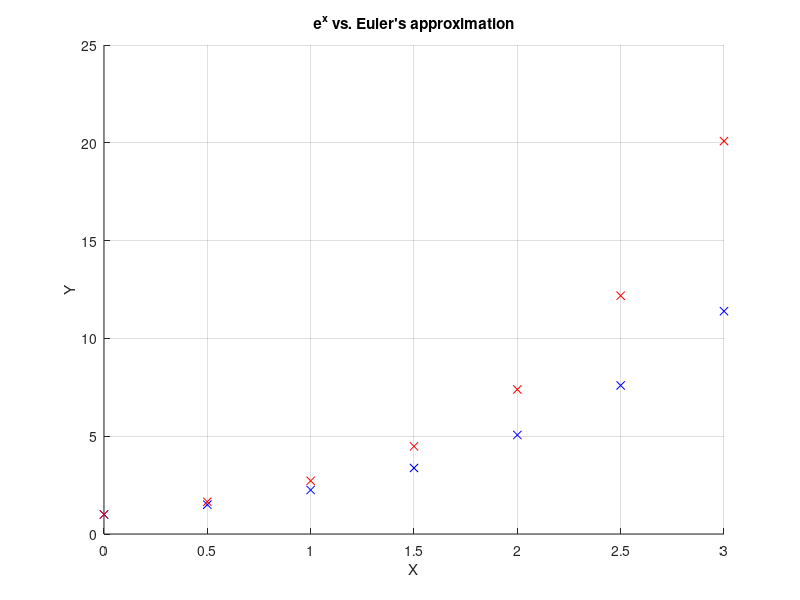

MATLAB code for this plot:
% Euler's Method
% A quick demonstration of Euler's method to solve differntial equations
% based on https://www.khanacademy.org/math/ap-calculus-bc/bc-differential-equations-new/bc-7-5/v/eulers-method

clear all
close all


%differential to be solved
dydx = @(y) y; 
%known analytical solution
ysol = @(x) exp(x);

%IV's and structures
x0 = 0; %IV
delx = 0.5; %step-size
xf = 3;

X = x0:delx:xf; %series of X values to solve across
Y = zeros(1,length(X)); %results
Y(1) = 1; %IV

%error
err = zeros(1,length(X));
err(1) = ( ysol( X(1) ) - Y(1) )/ ysol(X(1));

%Euler's method
for i = 2:1:length(X)
    
    Y(i) = Y(i-1) + dydx( Y(i-1) )*delx; %euler's method
    
    err(i) = ( ysol( X(i) ) - Y(i) )/ ysol(X(i)); %calculating error
    
end

%displaying the results
figure; title("e^x vs. Euler's approximation");hold on;xlabel('X');ylabel('Y');grid on
scatter(X,Y,'b','x');scatter([x0:delx:xf],exp(x0:delx:xf),'r','x');

fprintf("X step-size is %.3f \n", delx);
fprintf("Maximum error is %.3f \n", max(err));


